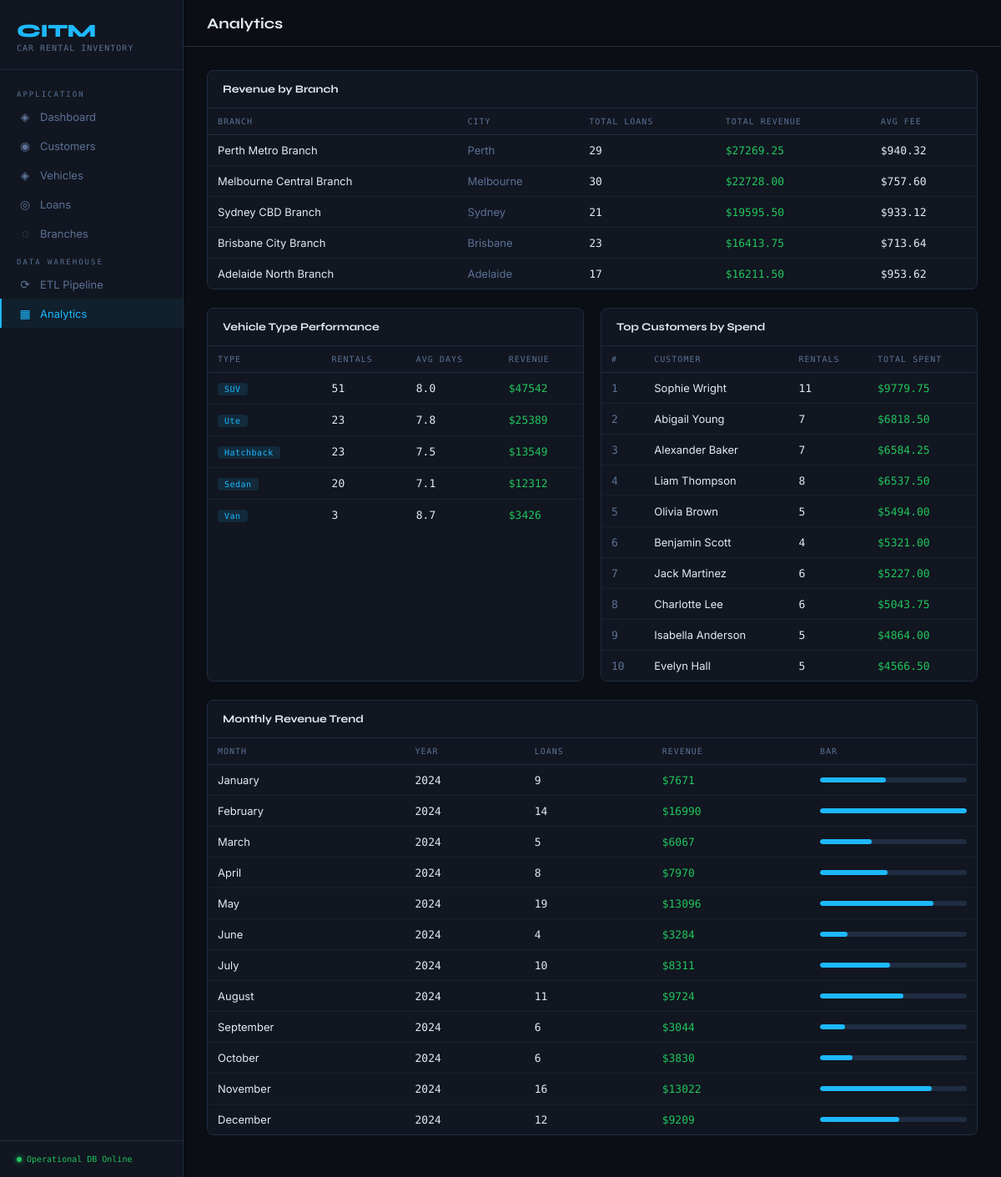
The app's page /analytics with its own data.
### src/models/warehouse.py (models this page shows)
class DimBranch(Base):
    __tablename__ = "dim_branch"
    branch_key  = Column(Integer, primary_key=True, autoincrement=True)
    branch_id   = Column(String(50),  nullable=False, unique=True)             # NK
    branch_name = Column(String(100))
    city        = Column(String(50))
    state       = Column(String(50))
    loans = relationship("FactLoanTransaction",
                         foreign_keys="FactLoanTransaction.branch_key",
                         back_populates="branch")

class DimCustomer(Base):
    __tablename__ = "dim_customer"
    customer_key          = Column(Integer, primary_key=True, autoincrement=True)
    customer_id           = Column(String(50),  nullable=False, unique=True)   # NK
    name                  = Column(String(100))
    driver_license_number = Column(String(50))
    loans = relationship("FactLoanTransaction",
                         foreign_keys="FactLoanTransaction.customer_key",
                         back_populates="customer")

### src/app.py (the view)
    @app.route("/analytics")
    def analytics():
        wdb = WhSession()
        rev_by_branch = wdb.execute(text("""
            SELECT b.branch_name, b.city,
                   COUNT(f.loan_fact_key)  AS total_loans,
                   ROUND(SUM(f.loan_fee),2) AS total_revenue,
                   ROUND(AVG(f.loan_fee),2) AS avg_fee
            FROM fact_loan_transaction f
            JOIN dim_branch b ON f.branch_key = b.branch_key
            GROUP BY b.branch_key
            ORDER BY total_revenue DESC
        """)).fetchall()
        rev_by_month = wdb.execute(text("""
            SELECT d.year, d.month, d.month_name,
                   COUNT(f.loan_fact_key)   AS loans,
                   ROUND(SUM(f.loan_fee),2)  AS revenue
            FROM fact_loan_transaction f
            JOIN dim_date d ON f.loan_date_key = d.date_key
            GROUP BY d.year, d.month
            ORDER BY d.year, d.month
        """)).fetchall()
        vtype_usage = wdb.execute(text("""
            SELECT v.vehicle_type,
                   COUNT(f.loan_fact_key)         AS rentals,
                   ROUND(AVG(f.loan_duration_days),1) AS avg_days,
                   ROUND(AVG(f.distance_driven),0)    AS avg_km,
                   ROUND(SUM(f.loan_fee),2)            AS revenue
            FROM fact_loan_transaction f
            JOIN dim_vehicle v ON f.vehicle_key = v.vehicle_key
            GROUP BY v.vehicle_type
            ORDER BY rentals DESC
        """)).fetchall()
        top_customers = wdb.execute(text("""
            SELECT c.name, c.customer_id,
                   COUNT(f.loan_fact_key)         AS rentals,
                   ROUND(SUM(f.loan_fee),2)        AS total_spent,
                   ROUND(AVG(f.loan_duration_days),1) AS avg_days
            FROM fact_loan_transaction f
            JOIN dim_customer c ON f.customer_key = c.customer_key
            GROUP BY c.customer_key
            ORDER BY total_spent DESC
            LIMIT 10
        """)).fetchall()
        duration_by_type = wdb.execute(text("""
            SELECT v.vehicle_type,
                   ROUND(AVG(f.loan_duration_days),1)  AS avg_duration,
                   ROUND(AVG(f.distance_driven),0)      AS avg_distance
            FROM fact_loan_transaction f
            JOIN dim_vehicle v ON f.vehicle_key = v.vehicle_key
            GROUP BY v.vehicle_type
            ORDER BY avg_duration DESC
        """)).fetchall()
        wdb.close()
        return render_template("analytics.html",
                               rev_by_branch=rev_by_branch,
                               rev_by_month=rev_by_month,
                               vtype_usage=vtype_usage,
                               top_customers=top_customers,
                               duration_by_type=duration_by_type)

### templates/analytics.html (shortened to what this page needs)
{% extends "base.html" %}
{% block page_title %}Analytics{% endblock %}
{% block content %}
{% if not rev_by_branch %}
<div class="card">
  <div class="card-body" style="text-align:center;padding:48px">
    <div style="font-size:32px;margin-bottom:12px">▦</div>
    <div style="font-family:var(--font-head);font-size:18px;margin-bottom:8px">No Warehouse Data</div>
    <p class="text-muted" style="margin-bottom:20px">Run the ETL pipeline to load data into the warehouse.</p>
    <a href="{{ url_for('etl') }}" class="btn btn-primary">⟳ &nbsp; Go to ETL Pipeline</a>
  </div>
</div>
{% else %}
<div class="card mb-6">
  <div class="card-header">Revenue by Branch</div>
  <div class="table-wrap">
    <table>
      <thead>
        <tr><th>Branch</th><th>City</th><th>Total Loans</th><th>Total Revenue</th><th>Avg Fee</th></tr>
      </thead>
      <tbody>
        {% for row in rev_by_branch %}
        <tr>
          <td>{{ row[0] }}</td>
          <td class="text-muted">{{ row[1] }}</td>
          <td class="mono">{{ row[2] }}</td>
          <td class="text-success mono">${{ "%.2f"|format(row[3]) }}</td>
          <td class="mono">${{ "%.2f"|format(row[4]) }}</td>
        </tr>
        {% endfor %}
      </tbody>
    </table>
  </div>
</div>
<div class="grid-2 mb-6">
  <div class="card">
    <div class="card-header">Vehicle Type Performance</div>
    <div class="table-wrap">
      <table>
        <thead>
          <tr><th>Type</th><th>Rentals</th><th>Avg Days</th><th>Revenue</th></tr>
        </thead>
        <tbody>
          {% for row in vtype_usage %}
          <tr>
            <td>
              <span class="badge badge-blue">{{ row[0] }}</span>
            </td>
            <td class="mono">{{ row[1] }}</td>
            <td class="mono">{{ row[2] }}</td>
            <td class="text-success mono">${{ "%.0f"|format(row[4]) }}</td>
          </tr>
          {% endfor %}
        </tbody>
      </table>
    </div>
  </div>
  <div class="card">
    <div class="card-header">Top Customers by Spend</div>
    <div class="table-wrap">
      <table>
        <thead>
          <tr><th>#</th><th>Customer</th><th>Rentals</th><th>Total Spent</th></tr>
        </thead>
        <tbody>
          {% for row in top_customers %}
          <tr>
            <td class="mono text-muted">{{ loop.index }}</td>
            <td>{{ row[0] }}</td>
            <td class="mono">{{ row[2] }}</td>
            <td class="text-success mono">${{ "%.2f"|format(row[3]) }}</td>
          </tr>
          {% endfor %}
        </tbody>
      </table>
    </div>
  </div>
</div>
<div class="card mb-6">
  <div class="card-header">Monthly Revenue Trend</div>
  <div class="table-wrap">
    <table>
      <thead>
        <tr><th>Month</th><th>Year</th><th>Loans</th><th>Revenue</th><th>Bar</th></tr>
      </thead>
      <tbody>
        {% set max_rev = rev_by_month | map(attribute=4) | max %}
        {% for row in rev_by_month %}
        <tr>
          <td>{{ row[2] }}</td>
          <td class="mono">{{ row[0] }}</td>
          <td class="mono">{{ row[3] }}</td>
          <td class="text-success mono">${{ "%.0f"|format(row[4]) }}</td>
          <td style="width:200px">
            <div style="height:6px;background:var(--border);border-radius:3px;overflow:hidden">
              <div style="height:100%;width:{{ (row[4]/max_rev*100)|int }}%;background:var(--accent);border-radius:3px"></div>
            </div>
          </td>
        </tr>
        {% endfor %}
      </tbody>
    </table>
  </div>
</div>
{% endif %}
{% endblock %}

### templates/base.html (shortened to what this page needs)
<!DOCTYPE html>
<html lang="en">
<head>
</head>
<body>
  <aside class="sidebar">
    <div class="sidebar-logo">
      <div class="wordmark">CITM</div>
      <div class="sub">Car Rental Inventory</div>
    </div>
    <nav>
      <div class="nav-section">Application</div>
      <a href="{{ url_for('dashboard') }}"  class="nav-link {% if request.endpoint=='dashboard' %}active{% endif %}">
        <span class="icon">◈</span> Dashboard
      </a>
      <a href="{{ url_for('customers') }}" class="nav-link {% if 'customer' in request.endpoint %}active{% endif %}">
        <span class="icon">◉</span> Customers
      </a>
      <a href="{{ url_for('vehicles') }}"  class="nav-link {% if 'vehicle' in request.endpoint %}active{% endif %}">
        <span class="icon">◈</span> Vehicles
      </a>
      <a href="{{ url_for('loans') }}"     class="nav-link {% if 'loan' in request.endpoint %}active{% endif %}">
        <span class="icon">◎</span> Loans
      </a>
      <a href="{{ url_for('branches') }}"  class="nav-link {% if request.endpoint=='branches' %}active{% endif %}">
        <span class="icon">◌</span> Branches
      </a>
      <div class="nav-section">Data Warehouse</div>
      <a href="{{ url_for('etl') }}"       class="nav-link {% if 'etl' in request.endpoint %}active{% endif %}">
        <span class="icon">⟳</span> ETL Pipeline
      </a>
      <a href="{{ url_for('analytics') }}" class="nav-link {% if request.endpoint=='analytics' %}active{% endif %}">
        <span class="icon">▦</span> Analytics
      </a>
    </nav>
    <div class="sidebar-footer">
      <div class="db-badge">Operational DB Online</div>
    </div>
  </aside>
  <div class="main">
    <div class="topbar">
      <h1>{% block page_title %}CITM{% endblock %}</h1>
    </div>
    <div class="content">
      {% block content %}{% endblock %}
    </div>
  </div>
</body>
</html>

### templates/base.html (style rules this page uses)
:root { --bg: #0b0e14; --surface: #111620; --surface2: #192030; --border: #1f2d42; --accent: #1db8ff; --accent2: #ff6b35; --success: #22c55e; --danger: #ef4444; --warn: #f59e0b; --text: #e2eaf4; --muted: #5b7196; --font-head: 'Syne', sans-serif; --font-mono: 'DM Mono', monospace; --font-body: 'Inter', sans-serif; }
*, *::before, *::after { box-sizing: border-box; margin: 0; padding: 0; }
body { background: var(--bg); color: var(--text); font-family: var(--font-body); font-size: 14px; min-height: 100vh; display: flex; }
.sidebar { width: 220px; min-height: 100vh; background: var(--surface); border-right: 1px solid var(--border); display: flex; flex-direction: column; padding: 0; flex-shrink: 0; position: fixed; top: 0; left: 0; bottom: 0; }
.sidebar-logo { padding: 24px 20px 20px; border-bottom: 1px solid var(--border); }
.sidebar-logo .wordmark { font-family: var(--font-head); font-size: 22px; font-weight: 800; color: var(--accent); letter-spacing: -0.5px; }
.sidebar-logo .sub { font-family: var(--font-mono); font-size: 10px; color: var(--muted); margin-top: 2px; letter-spacing: 1px; text-transform: uppercase; }
.sidebar nav { padding: 12px 0; flex: 1; }
.nav-section { font-family: var(--font-mono); font-size: 9px; letter-spacing: 2px; text-transform: uppercase; color: var(--muted); padding: 12px 20px 4px; }
.nav-link { display: flex; align-items: center; gap: 10px; padding: 9px 20px; color: var(--muted); text-decoration: none; font-size: 13px; font-weight: 400; transition: all .15s; border-left: 2px solid transparent; }
.nav-link.active { color: var(--accent); border-left-color: var(--accent); background: rgba(29,184,255,.06); }
.nav-link .icon { width: 16px; text-align: center; font-size: 14px; }
.sidebar-footer { padding: 16px 20px; border-top: 1px solid var(--border); }
.sidebar-footer .db-badge { font-family: var(--font-mono); font-size: 10px; color: var(--success); display: flex; align-items: center; gap: 6px; }
.sidebar-footer .db-badge::before { content: ''; width: 6px; height: 6px; border-radius: 50%; background: var(--success); box-shadow: 0 0 6px var(--success); animation: pulse 2s infinite; }
.main { margin-left: 220px; flex: 1; display: flex; flex-direction: column; min-height: 100vh; }
.topbar { height: 56px; border-bottom: 1px solid var(--border); display: flex; align-items: center; padding: 0 28px; gap: 16px; }
.topbar h1 { font-family: var(--font-head); font-size: 18px; font-weight: 700; flex: 1; }
.content { padding: 28px; flex: 1; }
.card { background: var(--surface); border: 1px solid var(--border); border-radius: 8px; overflow: hidden; }
.card-header { padding: 14px 18px; border-bottom: 1px solid var(--border); font-family: var(--font-head); font-size: 13px; font-weight: 700; color: var(--text); display: flex; align-items: center; justify-content: space-between; }
.table-wrap { overflow-x: auto; }
table { width: 100%; border-collapse: collapse; }
thead tr { border-bottom: 1px solid var(--border); }
th { font-family: var(--font-mono); font-size: 10px; color: var(--muted); text-transform: uppercase; letter-spacing: 1px; padding: 10px 12px; text-align: left; font-weight: 500; }
td { padding: 10px 12px; border-bottom: 1px solid rgba(31,45,66,.5); vertical-align: middle; font-size: 13px; }
tr:last-child td { border-bottom: none; }
.badge { display: inline-block; padding: 2px 8px; border-radius: 4px; font-family: var(--font-mono); font-size: 10px; font-weight: 500; letter-spacing: .5px; }
.badge-blue { background: rgba(29,184,255,.12); color: var(--accent); }
.grid-2 { display: grid; grid-template-columns: 1fr 1fr; gap: 20px; }
.mono { font-family: var(--font-mono); }
.text-muted { color: var(--muted); }
.text-success { color: var(--success); }
.mb-6 { margin-bottom: 22px; }

### records on screen
DimBranch: branch_name "Perth Metro Branch", city "Perth", row "29", row "27269.25", row "940.32"
DimBranch: branch_name "Melbourne Central Branch", city "Melbourne", row "30", row "22728.00", row "757.60"
DimBranch: branch_name "Sydney CBD Branch", city "Sydney", row "21", row "19595.50", row "933.12"
DimBranch: branch_name "Brisbane City Branch", city "Brisbane", row "23", row "16413.75", row "713.64"
DimBranch: branch_name "Adelaide North Branch", city "Adelaide", row "17", row "16211.50", row "953.62"
DimCustomer: name "Sophie Wright", row "11", row "9779.75"
DimCustomer: name "Abigail Young", row "7", row "6818.50"
DimCustomer: name "Alexander Baker", row "7", row "6584.25"
DimCustomer: name "Liam Thompson", row "8", row "6537.50"
DimCustomer: name "Olivia Brown", row "5", row "5494.00"
DimCustomer: name "Benjamin Scott", row "4", row "5321.00"
DimCustomer: name "Jack Martinez", row "6", row "5227.00"
DimCustomer: name "Charlotte Lee", row "6", row "5043.75"
DimCustomer: name "Isabella Anderson", row "5", row "4864.00"
DimCustomer: name "Evelyn Hall", row "5", row "4566.50"

### other values on screen
{{ row[0] }} "SUV" "Ute" "Hatchback" "Sedan" "Van"
{{ row[1] }} "51" "23" "23" "20" "3"
{{ row[2] }} "8.0" "7.8" "7.5" "7.1" "8.7"
{{ "%.0f"|format(row[4]) }} "47542" "25389" "13549" "12312" "3426"
{{ row[2] }} "January" "February" "March" "April" "May" "June" "July" "August" "September" "October" "November" "December"
{{ row[0] }} "2024" "2024" "2024" "2024" "2024" "2024" "2024" "2024" "2024" "2024" "2024" "2024"
{{ row[3] }} "9" "14" "5" "8" "19" "4" "10" "11" "6" "6" "16" "12"
{{ "%.0f"|format(row[4]) }} "7671" "16990" "6067" "7970" "13096" "3284" "8311" "9724" "3044" "3830" "13022" "9209"
